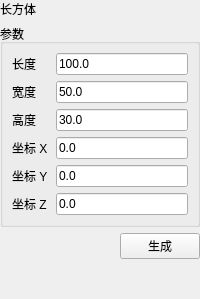
<?xml version="1.0" encoding="UTF-8"?>
<ui version="4.0">
 <class>BoxDialog</class>
 <widget class="QWidget" name="BoxDialog">
  <layout class="QVBoxLayout" name="mainLayout">
   <property name="leftMargin"><number>0</number></property><property name="topMargin"><number>0</number></property><property name="rightMargin"><number>0</number></property><property name="bottomMargin"><number>0</number></property><property name="spacing"><number>6</number></property>
   <item><widget class="QLabel" name="pageHeaderLabel"><property name="text"><string>长方体</string></property></widget></item>
   <item>
    <widget class="QGroupBox" name="parameterGroup">
     <property name="title"><string>参数</string></property>
     <layout class="QFormLayout" name="parameterForm">
      <property name="leftMargin"><number>9</number></property><property name="topMargin"><number>9</number></property><property name="rightMargin"><number>9</number></property><property name="bottomMargin"><number>9</number></property>
      <property name="horizontalSpacing"><number>8</number></property><property name="verticalSpacing"><number>6</number></property>
      <item row="0" column="0"><widget class="QLabel" name="lengthEditLabel"><property name="text"><string>长度</string></property></widget></item><item row="0" column="1"><widget class="QLineEdit" name="lengthEdit"><property name="minimumHeight"><number>30</number></property><property name="text"><string>100.0</string></property></widget></item><item row="1" column="0"><widget class="QLabel" name="widthEditLabel"><property name="text"><string>宽度</string></property></widget></item><item row="1" column="1"><widget class="QLineEdit" name="widthEdit"><property name="minimumHeight"><number>30</number></property><property name="text"><string>50.0</string></property></widget></item><item row="2" column="0"><widget class="QLabel" name="heightEditLabel"><property name="text"><string>高度</string></property></widget></item><item row="2" column="1"><widget class="QLineEdit" name="heightEdit"><property name="minimumHeight"><number>30</number></property><property name="text"><string>30.0</string></property></widget></item><item row="3" column="0"><widget class="QLabel" name="xEditLabel"><property name="text"><string>坐标 X</string></property></widget></item><item row="3" column="1"><widget class="QLineEdit" name="xEdit"><property name="minimumHeight"><number>30</number></property><property name="text"><string>0.0</string></property></widget></item><item row="4" column="0"><widget class="QLabel" name="yEditLabel"><property name="text"><string>坐标 Y</string></property></widget></item><item row="4" column="1"><widget class="QLineEdit" name="yEdit"><property name="minimumHeight"><number>30</number></property><property name="text"><string>0.0</string></property></widget></item><item row="5" column="0"><widget class="QLabel" name="zEditLabel"><property name="text"><string>坐标 Z</string></property></widget></item><item row="5" column="1"><widget class="QLineEdit" name="zEdit"><property name="minimumHeight"><number>30</number></property><property name="text"><string>0.0</string></property></widget></item>
     </layout>
    </widget>
   </item>
   <item><layout class="QHBoxLayout" name="buttonLayout"><item><spacer name="buttonSpacer"><property name="orientation"><enum>Qt::Horizontal</enum></property><property name="sizeHint" stdset="0"><size><width>40</width><height>20</height></size></property></spacer></item><item><widget class="QPushButton" name="generateButton"><property name="minimumHeight"><number>34</number></property><property name="text"><string>生成</string></property></widget></item></layout></item>
   
   <item><spacer name="verticalSpacer"><property name="orientation"><enum>Qt::Vertical</enum></property><property name="sizeHint" stdset="0"><size><width>20</width><height>40</height></size></property></spacer></item>
  </layout>
 </widget>
 <resources/>
 <connections/>
</ui>
